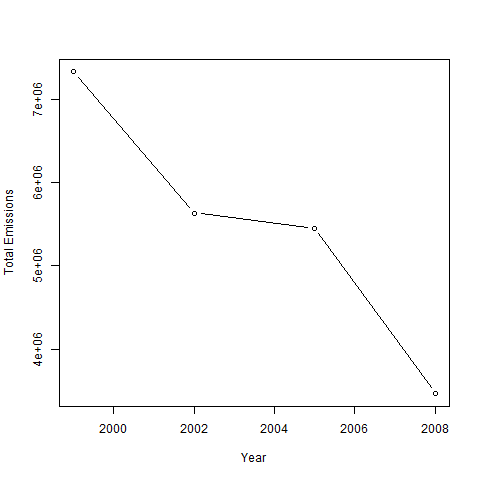

Write the R code that produced this figure.
plot1 <- function(NEI) {
    ## NEI is the dataset provided in the assignment
    ## 
    ## Question 1: Have total emissions from PM2.5 decreased in the United States from 1999 to 2008? 
    ## Using the base plotting system, make a plot showing the total PM2.5 emission from all sources 
    ## for each of the years 1999, 2002, 2005, and 2008.
    
    library(dplyr)
    
    NEI <- group_by(NEI, year)
    ## Create high-level NEI data set
    HLNEI <- summarise(NEI, sum(Emissions))
    
    ## Open PNG Graphics Device
    png("plot1.png")
    plot(x = HLNEI[[1]], y = HLNEI[[2]], xlab = "Year", ylab = "Total Emissions", type = "b")
    dev.off()
    
    HLNEI
}